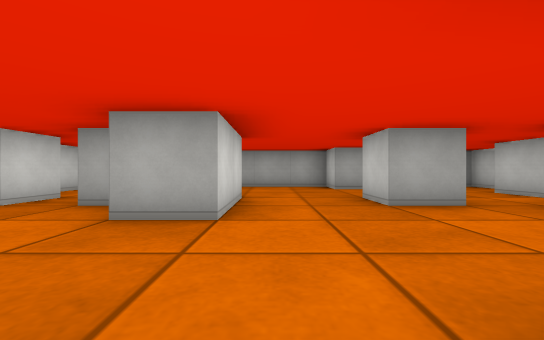
View 1 (above)

16 first-person views from a walk through a cub3D maze. The camera is about half as high as the walls, looks level and sees 90° across. The floor is counted in squares. Each view is taken from the middle of a square. On the plan, view 1 faces up. The plan holds only what a view shows up to about 9 squares ahead; the rest is blank.

View 2
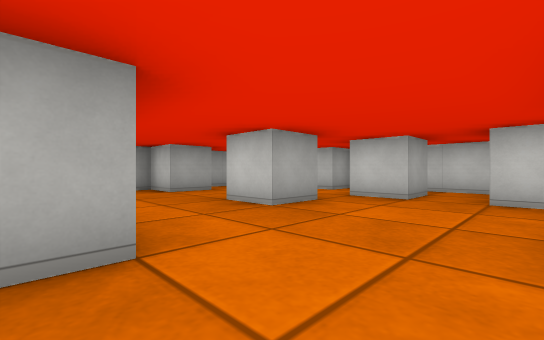

View 3
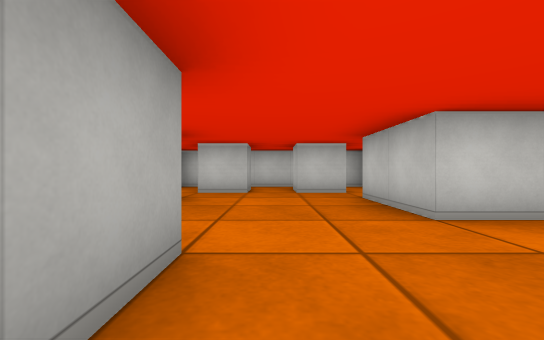

View 4
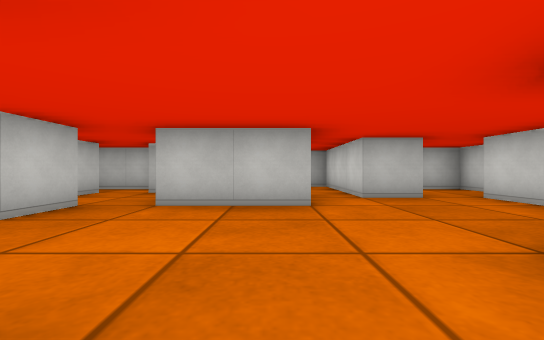

View 5
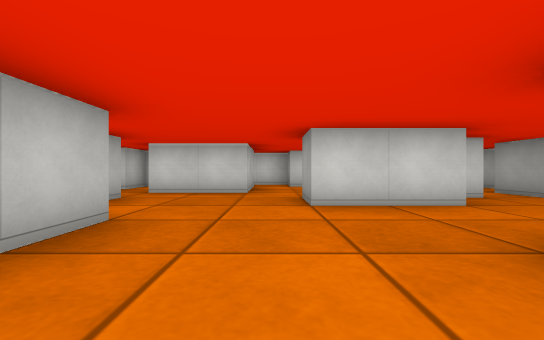

View 6
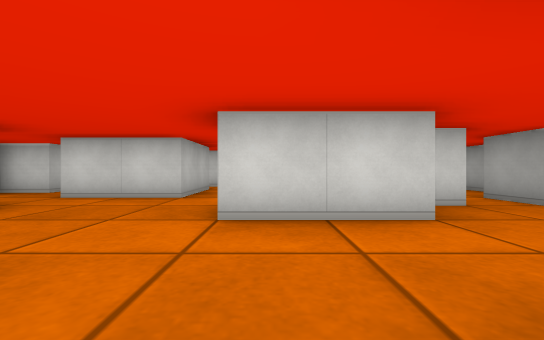

View 7
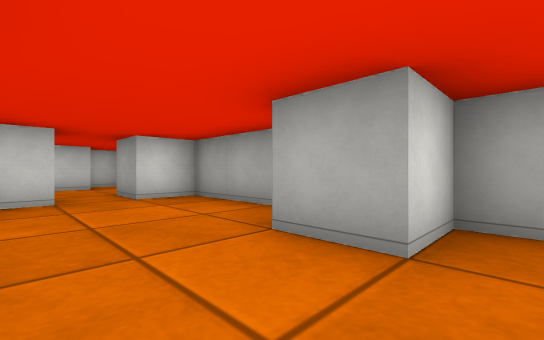

View 8
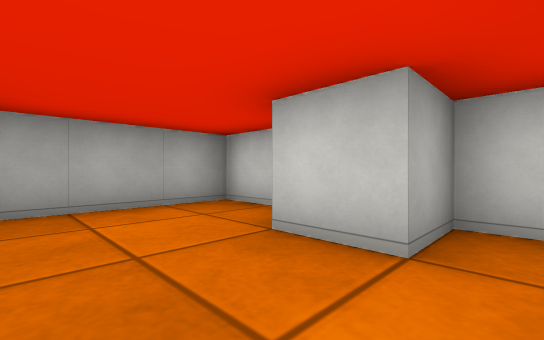

View 9
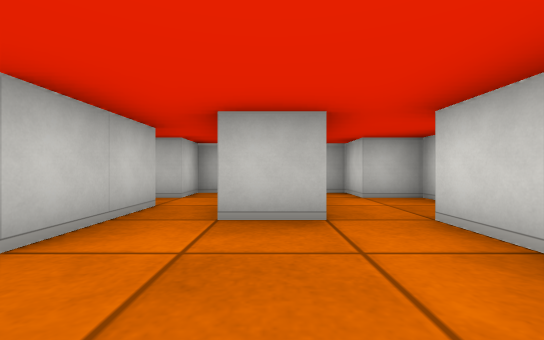

View 10
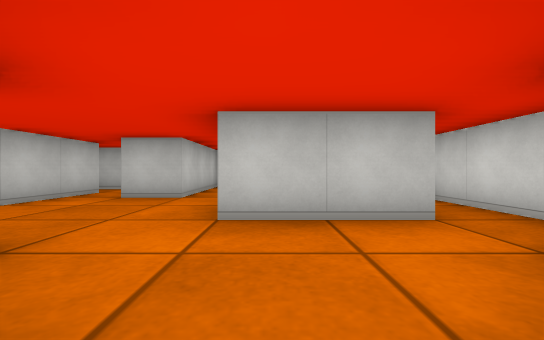

View 11
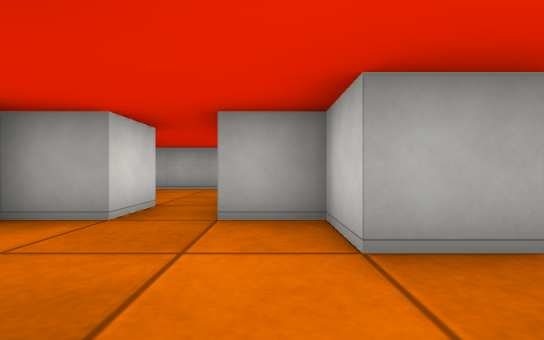

View 12
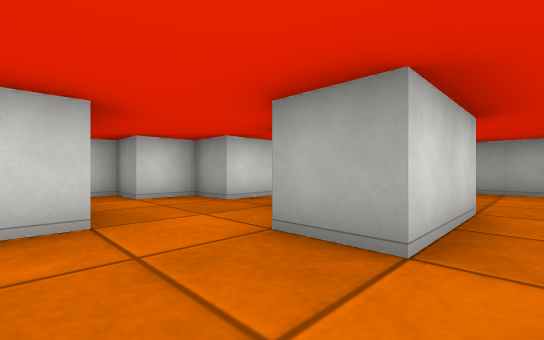

View 13
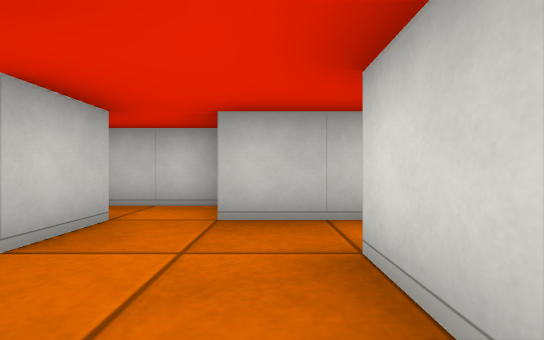

View 14
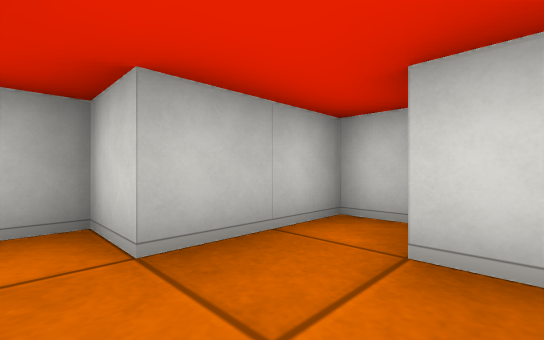

View 15
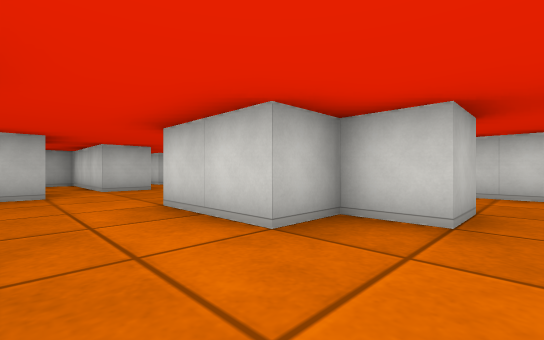

View 16
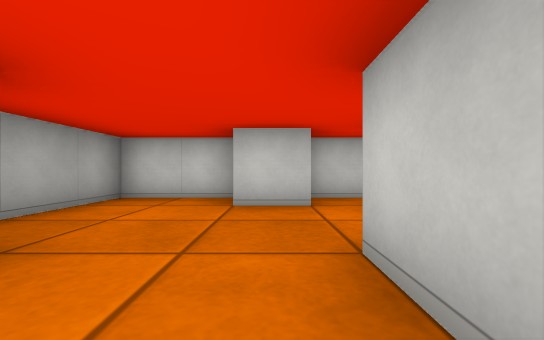

### Floor plan
Points are (right, up) in squares from view 1. A wall is a line through its corners. A room is listed if a view was taken in it or the views show most of it. See-through windows are left out.
Room 1 (views 1, 2, 3, 4, 5, 6, 7, 8, 9, 10, 11, 12, 13, 14, 15, 16)
walls: (2.6, 3.5) (1.5, 3.5) (1.5, 4.5) (2.5, 4.5); (4.5, 2.5) (3.5, 2.5) (3.5, 3.5); (3.5, 0.4) (3.5, 1.5) (4.5, 1.5); (0.5, -0.5) (0.5, 0.5) (2.5, 0.5) (2.5, -0.5); (1.5, -0.8) (1.5, -1.5) (3.5, -1.5) (3.5, -2.5) (5.1, -2.5); (-1.5, 5.5) (-1.5, 4.5) (-0.5, 4.5) (-0.5, 2.5) (-1.5, 2.5) (-1.5, 3.5) (-2.5, 3.5); (5.5, 5.6) (5.5, 7.5) (2.5, 7.5) (2.5, 6.5) (1.5, 6.5) (1.5, 7.5) (-1.5, 7.5) (-1.5, 6.5); (-1.5, -0.5) (-0.5, -0.5); (5.5, -0.5) (5.5, 4.5) (4.5, 4.5) (4.5, 5.5); (4.5, -1.5) (4.5, -0.5); (-3.4, 1.5) (-2.5, 1.5) (-2.5, -0.5); (-3.5, 4.5) (-3.5, 3.5) (-4.5, 3.5) (-4.5, 2.5)
ways out: opening at (-3, 5) to room 2; opening at (-2, 6) to room 2; opening at (-4, 2) to room 3; opening at (-2, -1) to room 4; opening at (0, -1) to room 5
Room 2 (no view inside)
walls: (-4.5, 6.5) (-4.5, 5.1); (-2.5, 5.5) (-1.5, 5.5); (-3.2, 7.5) (-4.9, 7.5); (-5.5, 7.4) (-5.5, 6.6); (-1.5, 6.5) (-2.5, 6.5)
ways out: opening at (-3, 5) to room 1; opening at (-2, 6) to room 1
Room 3 (no view inside)
walls: (-4.6, 1.5) (-3.4, 1.5); (-4.5, 2.5) (-5.5, 2.5) (-5.5, -0.2); (-4.5, -1.5) (-3.5, -1.5)
ways out: opening at (-4, 2) to room 1; opening at (-4, -1) to room 4
Room 4 (no view inside)
walls: (-3.5, -1.5) (-3.5, -2.5) (-2.5, -2.5) (-2.5, -3.5) (-2, -3.5); (-1.5, -3.5) (-1.5, -0.5)
ways out: opening at (-2, -1) to room 1; opening at (-4, -1) to room 3
Room 5 (no view inside)
walls: (0.5, -1.5) (0.5, -0.5); (-0.5, -0.5) (-0.5, -3.5) (0.5, -3.5) (0.5, -2.5) (1.1, -2.5)
ways out: opening at (0, -1) to room 1

Positions as (right, up) in squares from view 1, and headings:
1: (0, 0), facing up
2: (-1, 1), facing up-right
3: (-2, 2), facing right
4: (1, 4), facing down
5: (3, 2), facing left
6: (2, 3), facing left
7: (3, 5), facing up-left
8: (3, 4), facing up-right
9: (-1, 2), facing down
10: (-3, 4), facing down
11: (-2, 1), facing up
12: (0, 1), facing up-left
13: (3, 1), facing down
14: (4, 0), facing down-left
15: (1, 6), facing down-left
16: (1, 5), facing right
